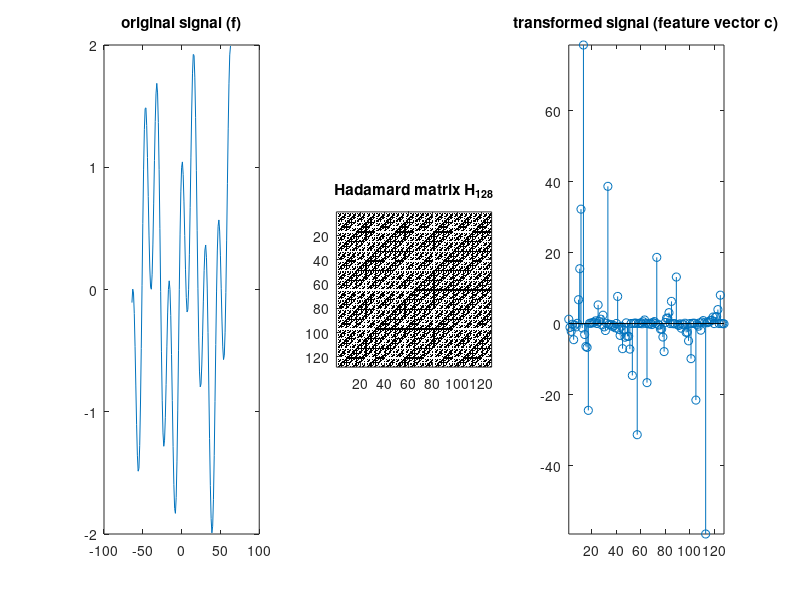

Here is the MATLAB script that generated this plot:
function walsh_hadamard_transform()
    close all;
    clear all;
    clc;

    % create a 1D signal f of length 128
    x = -64:63;
    f = sin(0.123*x) + cos(0.4*x);
    subplot(1,3,1); plot(x,f); title('original signal (f)');
    
    % create Hadamard matrix of same size (128x128)
    H_2 = [1 1; 1 -1];
    subplot(1,3,2); imagesc(H_2); colormap gray; title('Hadamard matrix H_2'); axis image; pause(0.5); 
    H_4 = kronecker_product(H_2, H_2); imagesc(H_4); title('Hadamard matrix H_4'); axis image; pause(0.5);
    H_8 = kronecker_product(H_4, H_2); imagesc(H_8); title('Hadamard matrix H_8'); axis image; pause(0.5);
    H_16 = kronecker_product(H_8, H_2); imagesc(H_16); title('Hadamard matrix H_{16}'); axis image; pause(0.5);
    H_32 = kronecker_product(H_16, H_2); imagesc(H_32); title('Hadamard matrix H_{32}'); axis image; pause(0.5);
    H_64 = kronecker_product(H_32, H_2); imagesc(H_64); title('Hadamard matrix H_{64}'); axis image; pause(0.5);
    H_128 = kronecker_product(H_64, H_2); imagesc(H_128); title('Hadamard matrix H_{128}'); axis image; pause(0.5);
    
    % transform signal
    c = H_128 * f';
    subplot(1,3,3); stem(c); axis([1 128 min(c(:)) max(c(:))]); title('transformed signal (feature vector c)');
    
end

function K = kronecker_product(A, B)
    K = zeros(size(A) .* size(B));
    for r = 1:size(A,1)
        for c = 1:size(A,2)
            submatrix = A(r,c) * B;
            step = size(B,1);
            K((r-1)*step+1 : r*step, (c-1)*step+1 : c*step) = submatrix;
        end
    end
end
